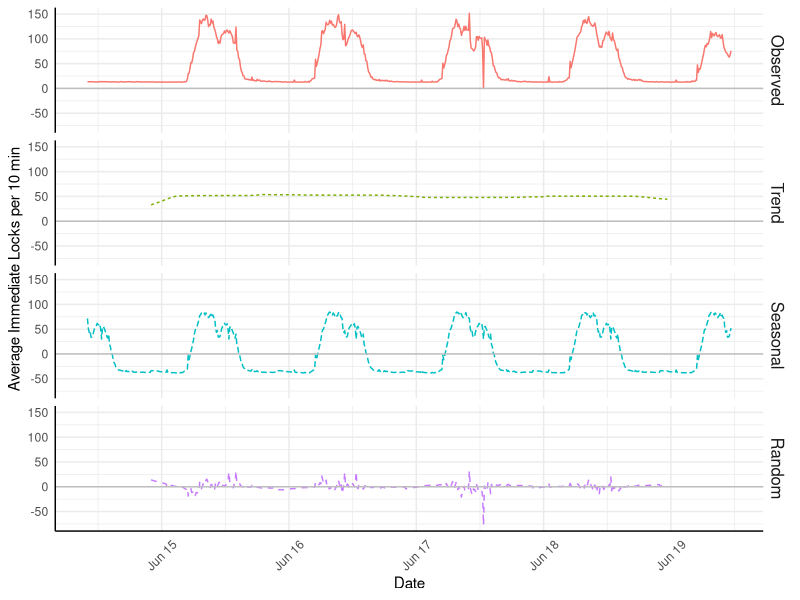
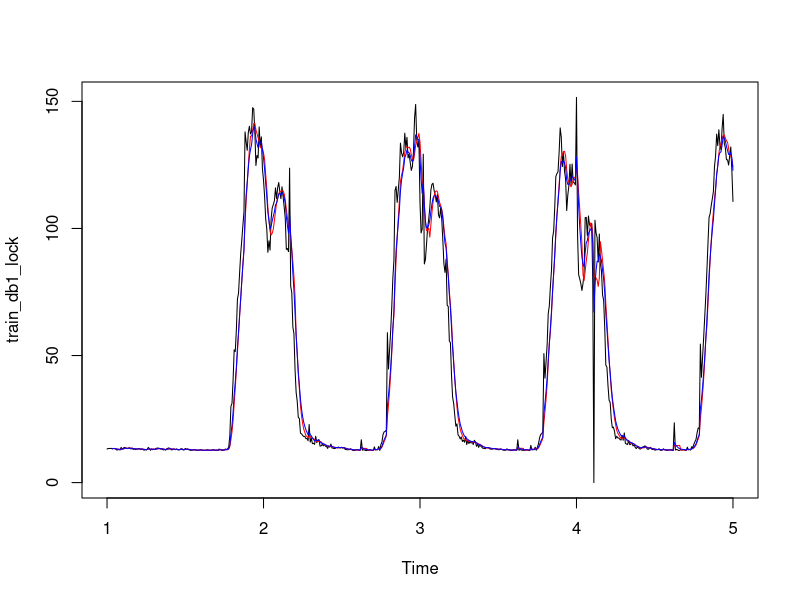
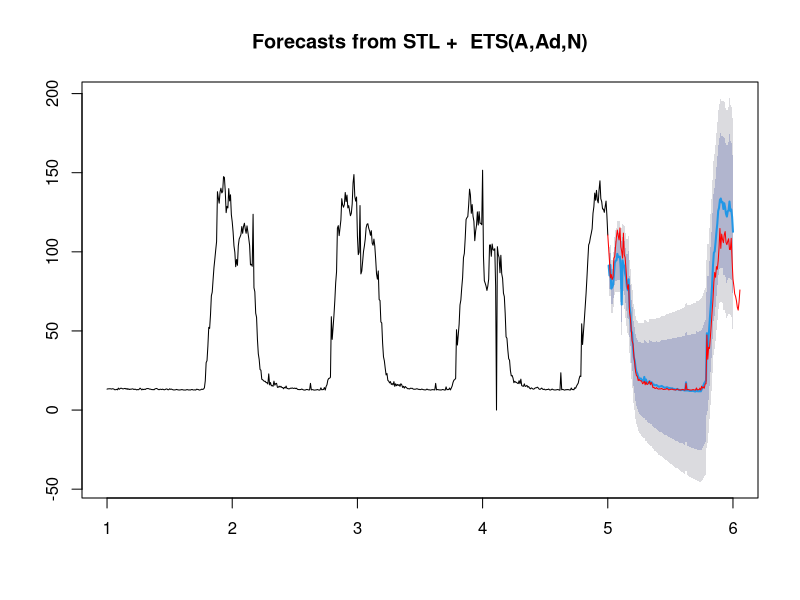
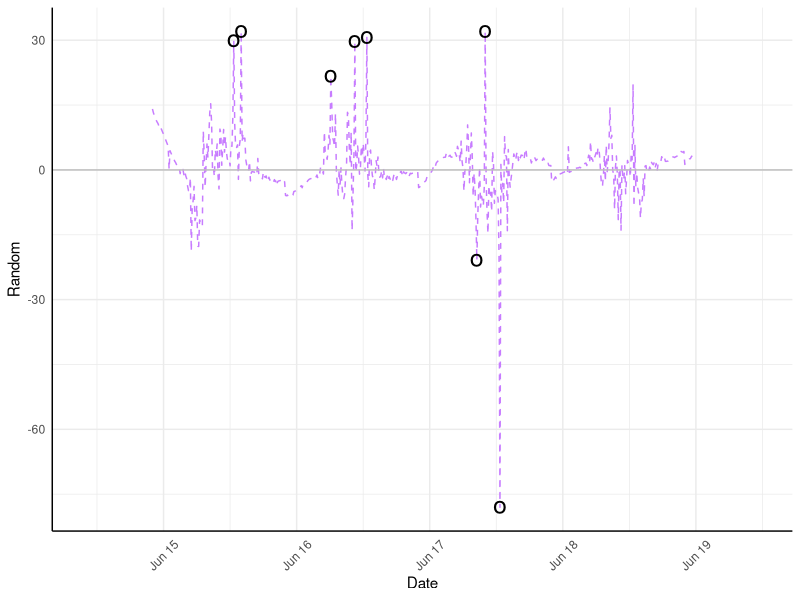

Generate these figures, in order, with R:
########################################################################
#                                                                      #
# Statistics 101                                                       #
# Exercise 5: Timeseries and forecasting                               #
#                                                                      #
########################################################################

# Load packages needed for analyses
library(ggplot2)
library(dplyr)
library(readxl)
library(zoo)
library(TTR)
library(forecast)

###################### Import and split the data #######################

# Here we import data about two databases and their average immediate locks 
# reported per 10 minutes.

immediate_lock <- read_excel("db_locks.xlsx")
immediate_lock$series <- factor(immediate_lock$series, levels=c("database1", "database2"))

db1_lock <- subset(immediate_lock, series=="database1")
db2_lock <- subset(immediate_lock, series=="database2")
db2_lock <- filter(db2_lock, time  >= db1_lock$time[281])
db1_lock <- filter(db1_lock, time  >= db1_lock$time[281])

###################### Create Timeseries data #######################

# Get a vector of all the unique dates
dates <- db1_lock$time[order(db1_lock$time)]

# Create a zoo object (in preparation of the time series analysis) ordered
# by the unique dates, for both databases.
db1_lock_ts <- zoo(db1_lock$mean_imm_grant_lock, order.by=dates)
db2_lock_ts <- zoo(db2_lock$mean_imm_grant_lock, order.by=dates)


###################### Run Timeseries for DB1 #######################

# Create a timeseries object for db1. We want to look at daily trends,
# and because there are 144 blocks of 10 minutes within one day, we set
# frequency to 144.

db1_lock_ts <- ts(db1_lock_ts, frequency=144)

# Decompose the timeseries to get the trend, seasonal, and cyclical parts
db1_lock_ts_comp <- decompose(db1_lock_ts)

# Use the following syntax to create a pretty plot of the decomposed timeseries.
# Just run all the lines.
db1_comp <- merge(as.zoo(db1_lock_ts_comp$x), as.zoo(db1_lock_ts_comp$trend), as.zoo(db1_lock_ts_comp$seasonal), as.zoo(db1_lock_ts_comp$random))
colnames(db1_comp) <- c("Observed", "Trend", "Seasonal", "Random")

db1_comp <- fortify(db1_comp, melt = TRUE)
db1_comp$Index <- dates

ggplot(aes(x = Index, y = Value, group = Series, colour = Series, linetype = Series), 
       data = db1_comp) + 
  geom_line() + xlab("Date") + ylab("Average Immediate Locks per 10 min") +
  #scale_x_date(breaks = "1 day", minor_breaks="1 hour", labels=date_format("%e-%b %R")) +
  geom_hline(yintercept=0, color="gray") +
  facet_grid(Series ~ .) +
  theme_minimal() +
  theme(axis.text.x=element_text(angle=45, vjust=0.5)) +
  theme(axis.line = element_line(size = .5, color = "black"), 
        #panel.grid.minor = element_line(size = 0, color = "white"),
        strip.text.x = element_text(size = 12), strip.text.y = element_text(size = 12),
        legend.position="none")

# What does the plot show? Does mean immediate locks show an increasing or decreasing trend
# over time or is it quite stable? Is there a strong seasonal pattern? Are there any
# weird values left in the Random noise part of the model?



###################### Forecasting for DB1 #######################

# Split the timeseries in a training and testing part. 
# The training part includes the first 5 days, the
# testing part includes the final 1.9 days of the data.

train_db1_lock <- window(db1_lock_ts,start=1, end=5)
test_db1_lock <- window(db1_lock_ts,start=5, end=c(6,9))

# Fit a simple and exponential moving average line to the timeseries.
# For both models, I want to include 6*10 minute observations in the
# calculation of the moving average. So I use the previous hour to model
# the next 10 minutes.

simple_MA <- SMA(train_db1_lock, n=6)
expo_MA <- EMA(train_db1_lock, n=6)

# Plot both the observed timeseries and the two moving average models.
# Are there any clear differences between the two models?
plot(train_db1_lock)
lines(x = index(train_db1_lock), y =simple_MA, col="red")
lines(x = index(train_db1_lock), y =expo_MA, col="blue")

# If you want the analysis to pick the best fitting model,
# you can use the ets or stlf function.

# Use ets function when you have a frequency lower than or equal to 24, or stlf
# when you have a frequency higher than 24. So, for our data, we use stlf.

fcast_db1 <- stlf(train_db1_lock, h = 144)

# Now we can forecast into the future based on the model.
fcast_db1 <- forecast(fcast_db1)

# Plot the forecast and add the observed test-data values in red.
plot(fcast_db1)
lines(test_db1_lock, col="red")


# Does the model seem to be a good forecaster of future behavior of database1?

# Test model accuracy formally.
# The error values of the test set are supposed to be larger, but
# how much larger is too large? 
# Key is to compare different prediction models. 
# The function above automatically picks the best model for the data.
accuracy(fcast_db1, test_db1_lock)

# Some definitions
# Forecast error is Y - F (Observed minus Forecast)
# There are various measures of Forecast accuracy.

# Some are dependent on scale of the errors.
# Mean Absolute Error (MAE) = mean(abs(error))
# Mean Square Error (MSE) = mean(error^2)
# Root Mean Square Error (RMSE) = sqrt(mean(error^2))

# Some are percentage errors.
# Mean Absolute Percentage Error (MAPE) = mean(100*e/Y)

# Some are Scale free errors.
# MASE 
# a scaled error is < 1 if it is a better forecast than a naive forecast
# a scaled error is > 1 if it is a better forecast than a naive forecast

###################### Anomaly detection for DB1 ####################

# To find anomalies in the timeseries, we can use all kinds of algorithms.
# Here, I use the following rule: observation x is an anomaly when its
# absolute value is larger than the median of random fluctuations +
# 3 * the standard deviation of random fluctuations.

db1_comp_random <- db1_comp$Value[which(db1_comp$Series == "Random")]
anomaly <-data.frame(anom = abs(db1_comp_random) > median(db1_comp_random, na.rm=TRUE) + 3*sd(db1_comp_random, na.rm=TRUE), 
                     value =db1_comp_random, Index = db1_comp$Index[which(db1_comp$Series == "Random")])


# Plot of the random fluctuations that cannot be explained by trend or seasonality.
# Anomalies are shown with open dots.

ggplot(aes(x = Index, y = value), data = anomaly) + 
  geom_line(linetype="dashed", color="#C77CFF") +
  xlab("Date") + ylab("Random") +
  geom_point(aes(x= Index, y=ifelse(anom==FALSE , NA, value)), size = 6, color="black", shape="o") +
  geom_hline(yintercept=0, color="gray") +
  theme_minimal() +
  theme(axis.text.x=element_text(angle=45, vjust=0.5)) +
  theme(axis.line = element_line(size = .5, color = "black"), 
        #panel.grid.minor = element_line(size = 0, color = "white"),
        strip.text.x = element_text(size = 12), strip.text.y = element_text(size = 12),
        legend.position="none")


# You can also run all this code for database 2 by changing all mentions of db1
# to db2 from the header Run Timeseries for DB1 onward.